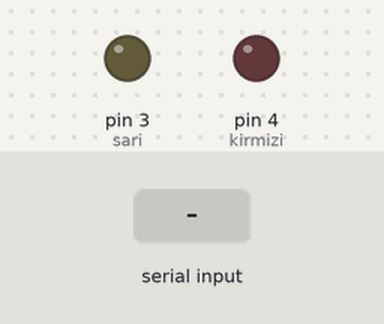
The sketch below on a simulated Arduino Uno, built with avr-gcc and run on an emulated ATmega328P. On the bench: output pins drawn as LEDs (lit = HIGH). Inputs (shaded band) come from the test bench. What the sketch prints to the serial monitor is not drawn.

Above: at 1.2 s.
1.3 s: "s" received over Serial
At 3.5 s:
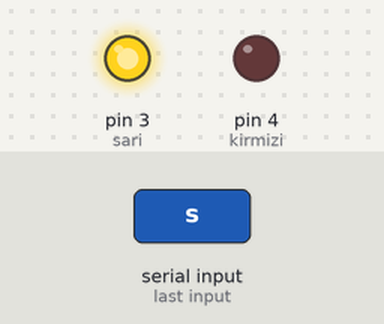
3.8 s: "k" received over Serial
At 6.8 s:
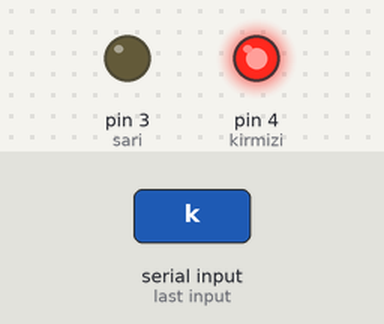
Timing chart, 0 to 10.8 s (numbered marks = the images above; inputs shaded):
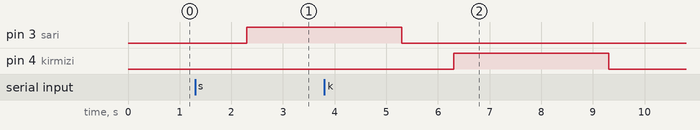

Measured:
- after the input at 1.3 s, pin 3 (sari): LOW → HIGH after 1.0 s
- after the input at 3.8 s, pin 4 (kirmizi): LOW → HIGH after 2.5 s, → LOW 3.0 s later

The sketch:

sketch_dec31a.ino
```cpp
int sari=3;
int kirmizi = 4;
String girilen ="";

void setup()
{
 Serial.begin(9600);

pinMode(sari,OUTPUT);
pinMode(kirmizi,OUTPUT);
Serial.print("sari icin s kirmizi icin k ye bas = ");
}

void loop()
{
if(Serial.available()){
  girilen=Serial.readString();
  Serial.print("sari icin s kirmizi icin k ye bas = ");
  Serial.print(girilen);
 if(girilen=="s"){
  Serial.print("SARI YANDI");
  digitalWrite(sari,1);
  delay(3000);
  digitalWrite(sari,0);
 }
 if(girilen=="k"){
  Serial.println("KIRMIZI YANDI");
    digitalWrite(kirmizi,1);
    delay(3000);
  digitalWrite(kirmizi,0);
  }
}
}
```
